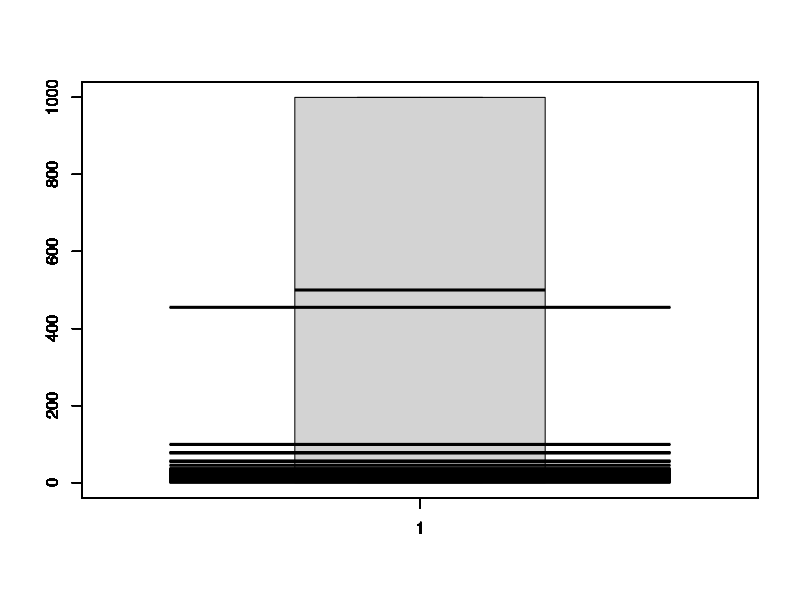

Reproduce this figure in R.
f1 <- function() {
  setwd("C:/Projects/function")
  e1 <- new.env(parent = baseenv())
  assign("x",
         c(read.table("txt1.txt", sep = ",", header = FALSE)),
         envir = e1)
  e2 <- new.env(parent = baseenv())
  assign("x", 
         c(read.table("txt2.txt", sep = ",", header = FALSE)), 
         envir = e2)
  e3 <- new.env(parent = baseenv())
  assign("x", 
         c(read.table("txt3.txt", sep = ",", header = FALSE)), 
         envir = e3)
  e4 <- new.env(parent = baseenv())
  assign("x", 
         c(read.table("txt4.txt", sep = ",", header = FALSE)), 
         envir = e4) 
  e5 <- new.env(parent = baseenv())
  assign("x", 
         c(read.table("txt5.txt", sep = ",", header = FALSE)), 
         envir = e5)
  
  
  
  boxplot(c(0,1000))
 for (v in c(get("x", envir = e1),
             get("x", envir = e2),
             get("x", envir = e3),
             get("x", envir = e4),
             get("x", envir = e5))) 
    boxplot(v, 0,1, add = T)
  
  df <- data.frame(
    get("x", envir = e1),
    get("x", envir = e2),
    get("x", envir = e3),
    get("x", envir = e4),
    get("x", envir = e5)
  )
  df
}
f1()

